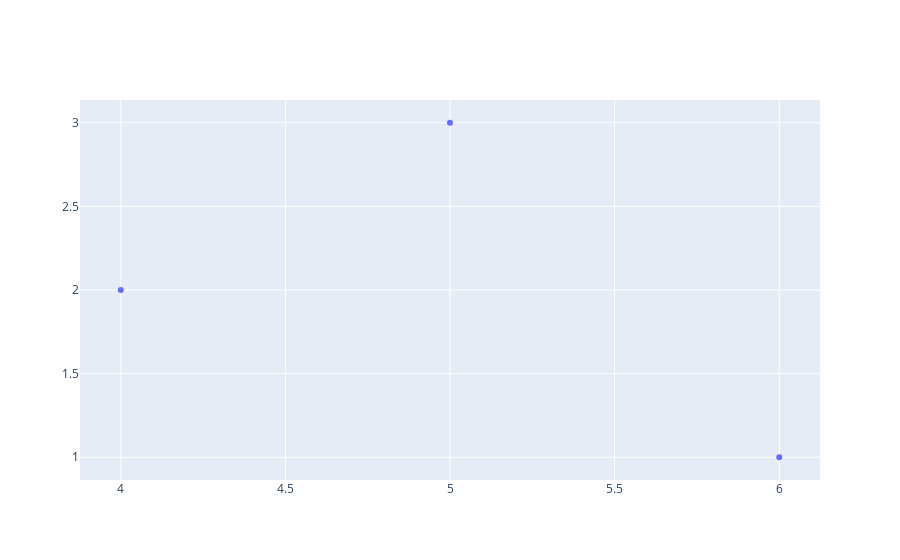

Notebook cell for this chart:
### Code cell
#let's try with scatter plot
fig = go.Figure()

#add trace - plot, scatter or bar
fig.add_trace(go.Scatter(
                x = [4,5,6],
                y = [2,3,1],
                mode = 'markers'
            ))

#show the figure
fig.show()

### Figure 1 — Plotly figure (JSON) as saved in the notebook; plotly's stock layout.template omitted (floating-point values rounded to 4 significant figures)
{"data": [{"mode": "markers", "type": "scatter", "x": [4, 5, 6], "y": [2, 3, 1]}], "layout": {}}
